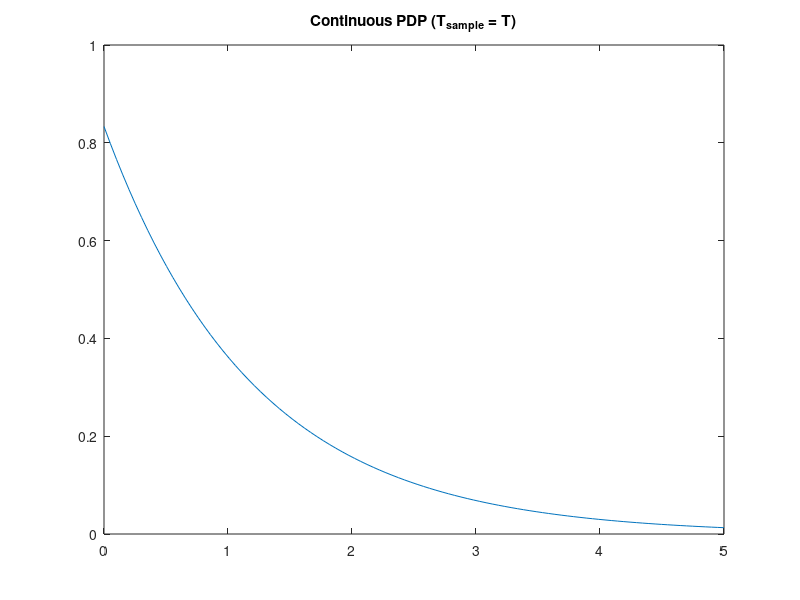
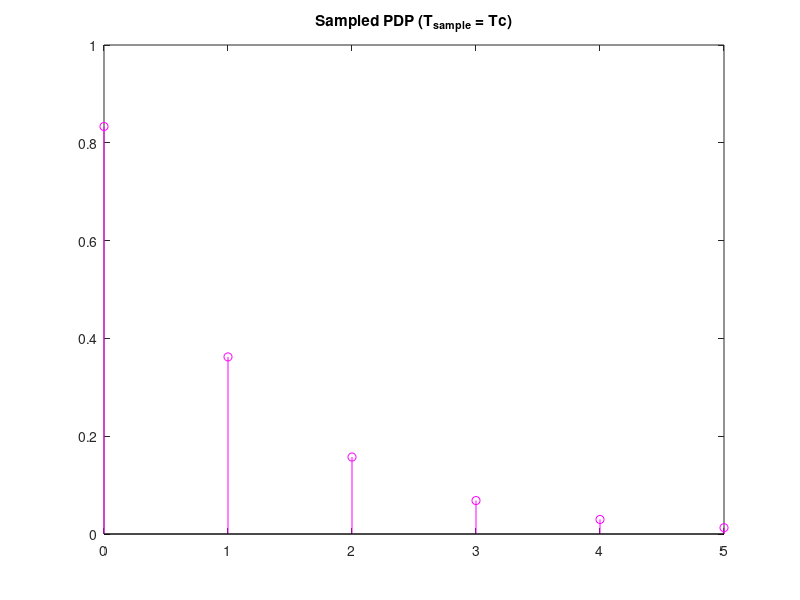
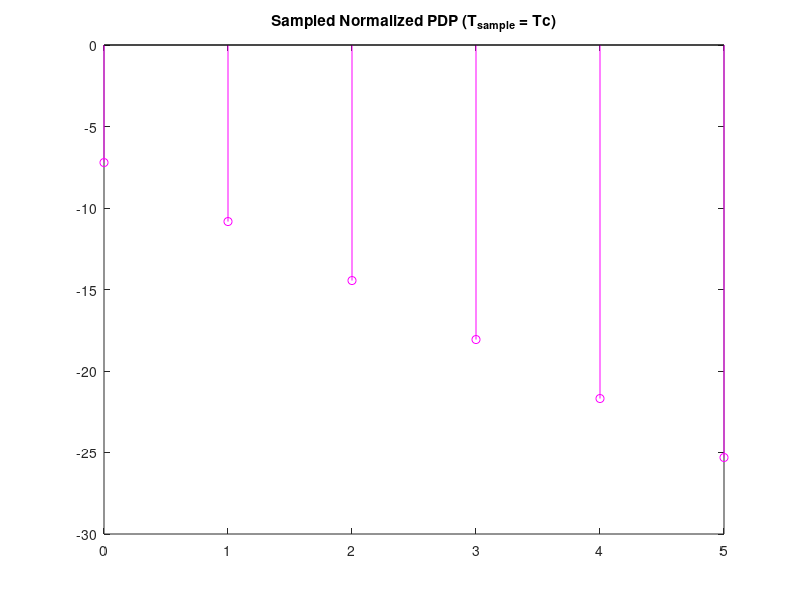
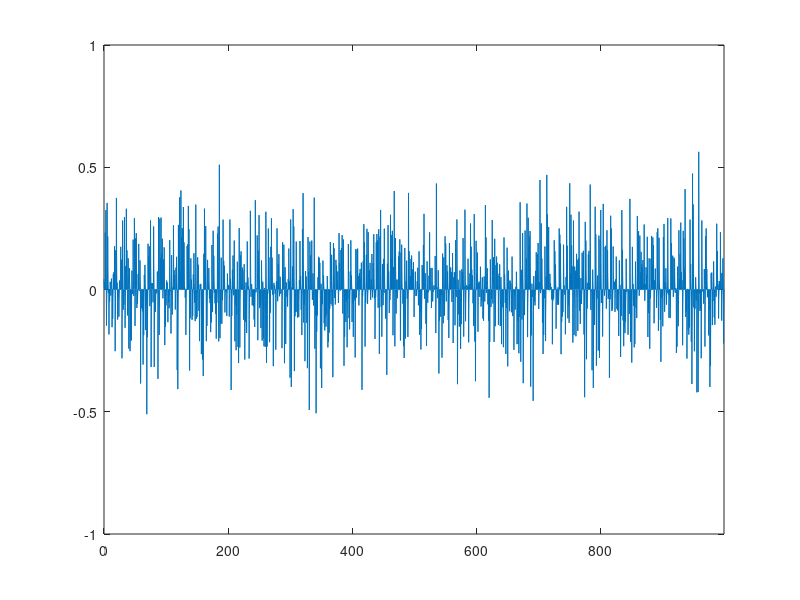

MATLAB code for these plots, in order:
clear all
close all
T = 4;      % Sampling time before interpolation
tau_rms = 0.3*T;       
tau = linspace(0, 5, 100);
PDP_continuous = exp(-tau/tau_rms)./tau_rms;
figure
plot(tau, PDP_continuous);
title('Continuous PDP (T_{sample} = T)');

%I'll now sample the "continuous" PDP
Tc = (0.25*T);      %New sampling time
tau = 0:Tc:5;
samples = 3;
PDP_sampled = exp(-tau/tau_rms)./tau_rms;
%PDP_sampled = [PDP_sampled(1:samples) zeros(1, length(PDP_sampled )-samples)] ;
figure
stem(tau, PDP_sampled, 'm');
title('Sampled PDP (T_{sample} = Tc)');


%normalization of the PDP
K = 3; %K in dB
K = 10^(K/10); % K in linear

Md = sum(PDP_sampled);

C = sqrt(K/(K+1));

norm = Md/( 1 - C^2 ); % MdNorm = 1 - c^2

MdNorm = Md/norm; %PDP normalized

sum( MdNorm ) + C^2;
PDP_sampled = PDP_sampled/norm;
figure
stem(tau, 10*log10(PDP_sampled), 'm');
title('Sampled Normalized PDP (T_{sample} = Tc)');

%POLYPHASE METHOD

h0 = PDP_sampled(1);
h1 = PDP_sampled(2);
h2 = PDP_sampled(3);

%White noise
inp_length = 1000;
w = wgn(1, inp_length, 0);
%Compute the power of the noise from the one of the signal
Mx = sum(w.^2)
sigmawsq = Mx/40;
%Polyphase
w0 = conv(w, h0);
w1 = conv(w, h1);
w2 = conv(w, h2);
w3 = conv(w, 0);
W = {w0 w1 w2 w3};
x = zeros(1, inp_length*4);

for i = 0:inp_length*4 - 1
    j = mod(i, 4) + 1;
    x(i+1) = W{j}(fix(i/4) + 1);
end

figure
plot(0:0.25:999.75, x);
axis([0 999.75 -1 1]);

%DIRECT METHOD

% w_upsampled = zeros(1, 4000);
% for i = 0:inp_length*4 - 1
%     if (mod(i, 4) == 0)
%         w_upsampled(i + 1) = w(fix(i/4) + 1);
%     end
% end
% x1 = conv(w_upsampled, [h0 h1 h2]);
% x1 = x1(1, 3:length(x1));
% 
% figure
% plot(0:0.25:999.75, x1);

%SYSTEM NOISE
w_sys = wgn(1, inp_length*4, 10*log10(sigmawsq), 'complex');   %This one is complex
d = x.*(w_sys);

figure
plot(0:0.25:999.75, d);
axis([0 999.75 -1 1]);
